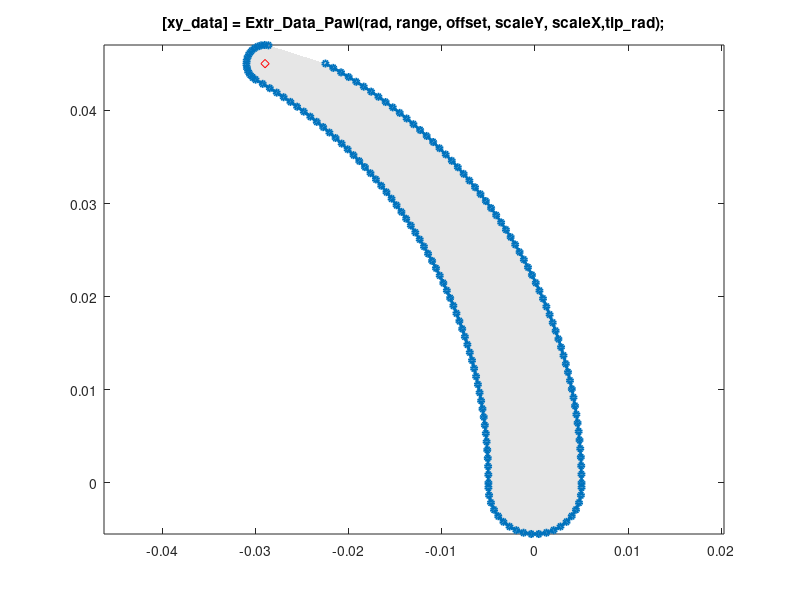

Here is the MATLAB script that generated this plot:
function [xy_data,cFrame] = Extr_Data_Pawl(rad, range, offset, scaleY, scaleX, tip_rad, varargin)
% Extr_Data_Pawl Produce extrusion data for a ratchet wheel
% as a set of vertices. 
%   [xy_data, cFrame] = Extr_Data_Ratchet_Wheel(r_outer, r_inner, n_teeth, varargin)
%   This function returns x-y data for a pawl and the location of a frame 
%   for the contact disk geometry at the tip.
%
%   You can specify:
%       rad          - Radius of inner surface
%       range        - Arc range of inner surface (in degrees)
%       offset       - Width of pawl at base
%       scaleX       - Percentage outer arch will be scaled in x
%       scaleY       - Percentage outer arch will be scaled in y
%       tip_rad      - Radius of pawl tip
%
%   To see a plot showing parameter values, enter the name
%   of the function with no arguments or with just the gear type
%   >> Extr_Data_Pawl
%
%   To see a plot created with your parameter values,
%   add 'plot' as the final argument
%   >> Extr_Data_Pawl(0.05,60,0.01,1.04,1.1,0.002,'plot')

% Copyright 2013-2025 The MathWorks, Inc.

showplot = 'n';

% DEFAULT DATA TO SHOW DIAGRAM
if (nargin == 0)
    rad    = 0.05;
    range    = 60;
    offset = 0.01;
    scaleY = 1.04;
    scaleX = 1.1;
    tip_rad = 0.002;
end

if (nargin==0)
    showplot = 'plot';
elseif (nargin==7)
    showplot = varargin(end);
else
    showplot = 'n';
end

% Range of angles for intial arc
pawl_qvec     = flipud(linspace(0,range,range));

% Create outer arc
pawl_arcOuter = rad*[cosd(pawl_qvec)'  sind(pawl_qvec)'];

% Create inner arc (flip for counter-clockwise)
pawl_arcInner = flipud(pawl_arcOuter);

% Offset inner arc
pawl_arcInner = pawl_arcInner-[offset 0];

% Scale outer arc
pawl_arcOuter = (pawl_arcOuter-[rad 0]).*[scaleX 1]+[rad 0];
pawl_arcOuter = (pawl_arcOuter-[rad 0]).*[1 scaleY]+[rad 0];

% Create half circle for base
pawl_baseqvec = linspace(-180,0,20);
pawl_base     = offset/2*[cosd(pawl_baseqvec)'  sind(pawl_baseqvec)']+[rad-offset/2 -rad*0.01];

% Create partial circle for pawl tip
quarter_circle_rad  = tip_rad;              % Radius
quarter_circle_qvec = linspace(110,270,15); % Range of circle

% Create circle
quarter_circle_inn  = quarter_circle_rad*[cosd(quarter_circle_qvec)'  sind(quarter_circle_qvec)'];

% Offset so [0 0] is at bottom of circle
quarter_circle_inn  = quarter_circle_inn+[0 quarter_circle_rad];

% Get angle to pivot partial circle
q_tip_inn = 180+atan2d(pawl_arcInner(1,2)-pawl_arcInner(2,2),pawl_arcInner(1,1)-pawl_arcInner(2,1));
R = [cosd(q_tip_inn) -sind(q_tip_inn);
     sind(q_tip_inn)  cosd(q_tip_inn)];

% Rotate partial circle
quarter_circle_innR = (R*quarter_circle_inn')';

% Offset to start of pawl inner arc
quarter_circle_innR = quarter_circle_innR+pawl_arcInner(1,:);

% Obtain frame for contact disk
cFrame = pawl_arcInner(1,:)+(R*[0;quarter_circle_rad])'-[rad-offset/2 0];

% Assemble extrusion data
xy_data = [quarter_circle_innR(1:end-1,:);pawl_arcInner;pawl_base;pawl_arcOuter]-[rad-offset/2 0]; 

% Plot diagram to show parameters and extrusion
if (nargin == 0 || strcmpi(showplot,'plot'))
    
    % Figure name
    figString = ['h1_' mfilename];
    % Only create a figure if no figure exists
    figExist = 0;
    fig_hExist = evalin('base',['exist(''' figString ''')']);
    if (fig_hExist)
        figExist = evalin('base',['ishandle(' figString ') && strcmp(get(' figString ', ''type''), ''figure'')']);
    end
    if ~figExist
        fig_h = figure('Name',figString);
        assignin('base',figString,fig_h);
    else
        fig_h = evalin('base',figString);
    end
    figure(fig_h)
    clf(fig_h)
    
    % Plot extrusion
    patch(xy_data(:,1),xy_data(:,2),[1 1 1]*0.90,'EdgeColor','none');
    hold on
    plot(xy_data(:,1),xy_data(:,2),'-','Marker','o','MarkerSize',4,'LineWidth',2);
    axis('equal');
    
    plot(cFrame(1),cFrame(2),'rd')

    % Show parameters
    %{
    teeth_pts = [xy_data(5:2:9,:)];
    plot(teeth_pts(:,1),teeth_pts(:,2),'r-d','MarkerFaceColor','r');
    text(teeth_pts(2,1)*0.9,teeth_pts(2,2)*0.9,'{\color{red}n\_teeth}','HorizontalAlignment','right');
    
    plot([0 xy_data(4,1)],[0 xy_data(4,2)],'k--d','MarkerFaceColor','k','LineWidth',1);
    text(xy_data(4,1)*0.35,xy_data(4,2)*0.35,'r\_outer','VerticalAlignment','bottom','HorizontalAlignment','right');

    plot([0 xy_data(end-1,1)],[0 xy_data(end-1,2)],'b--d','MarkerFaceColor','b','LineWidth',1);
    text(xy_data(end-1,1)*0.35,xy_data(end-1,2)*0.35,'{\color{blue}r\_inner}','VerticalAlignment','top','HorizontalAlignment','right');
    %}

    title('[xy\_data] = Extr\_Data\_Pawl(rad, range, offset, scaleY, scaleX,tip\_rad);');
    hold off
    box on
    clear xy_data
end
